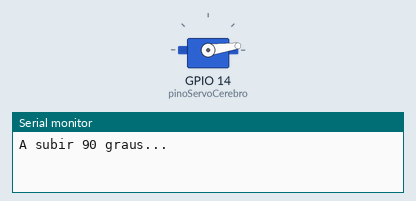
This sketch was run on a simulated ESP32-S2. Parts: servo, the last lines printed to the serial monitor.

Above: at 1.05 s.
At 1.35 s:
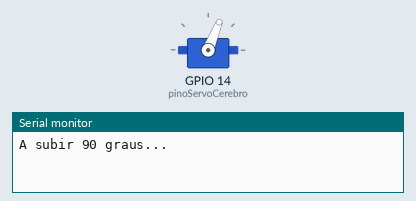
At 1.85 s:
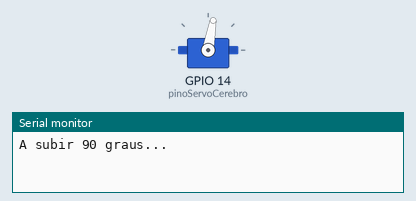
At 2.7 s:
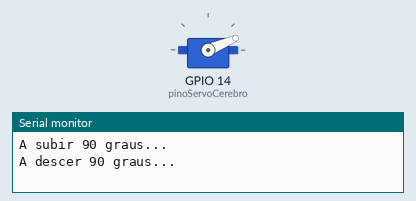
Timing chart, 0 to 7.5 s (numbered marks = the images above):
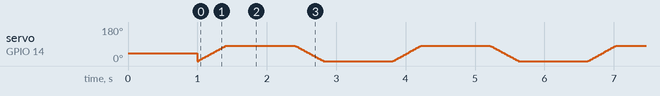

The sketch:

servo.ino
```cpp
#include <ESP32Servo.h>

// --- CONFIGURAÇÕES ---
const int pinoServoCerebro = 14; // GPIO onde o servo está ligado
Servo servoCerebro;

// Definição dos ângulos para 90 graus de amplitude
const int posicaoBaixo = 0;   // 90 graus abaixo do topo (ajustável)
const int posicaoAlto = 80;   // 90 graus acima da base (ajustável)
const int delayMovimento = 5; // Velocidade (menor = mais rápido)
const int posicaoAltogiggle = 90;

void setup()
{
    Serial.begin(115200);

    // Necessário para o ESP32-S2 gerir o PWM do servo
    ESP32PWM::allocateTimer(0);

    servoCerebro.setPeriodHertz(80);
    servoCerebro.attach(pinoServoCerebro, 500, 2400);

    // Inicia na posição central (90 graus)
    servoCerebro.write(40);
    delay(1000);
}

void gestoAlegria()
{
    // 1. Expressão visual de risada
    // A biblioteca RoboEyes tem uma função específica para isto

    // 2. Movimento de "Giggle" (tremidinho de braços/cérebro)
    // Fazemos um ciclo rápido de pequenos movimentos
    for (int i = 0; i < 8; i++)
    {
        servoCerebro.write(100); // Sobe um pouco
        delay(60);               // Movimento muito rápido
        servoCerebro.write(80);  // Desce um pouco
        delay(60);
    }

    // 3. Gesto final de celebração (Braços/Cérebro bem abertos)
    servoCerebro.write(180);
    delay(1000);

    // Volta ao estado normal

    servoCerebro.write(90);
}
void loop()
{
    // 1. Sobe 90 graus (de 45 para 135)
    Serial.println("A subir 90 graus...");
    for (int pos = posicaoBaixo; pos <= posicaoAlto; pos++)
    {
        servoCerebro.write(pos);
        delay(delayMovimento);
    }

    delay(1000); // Pausa no topo

    // 2. Desce 90 graus (de 135 para 45)
    Serial.println("A descer 90 graus...");
    for (int pos = posicaoAlto; pos >= posicaoBaixo; pos--)
    {
        servoCerebro.write(pos);
        delay(delayMovimento);
    }

    delay(1000); // Pausa na base
}
```
